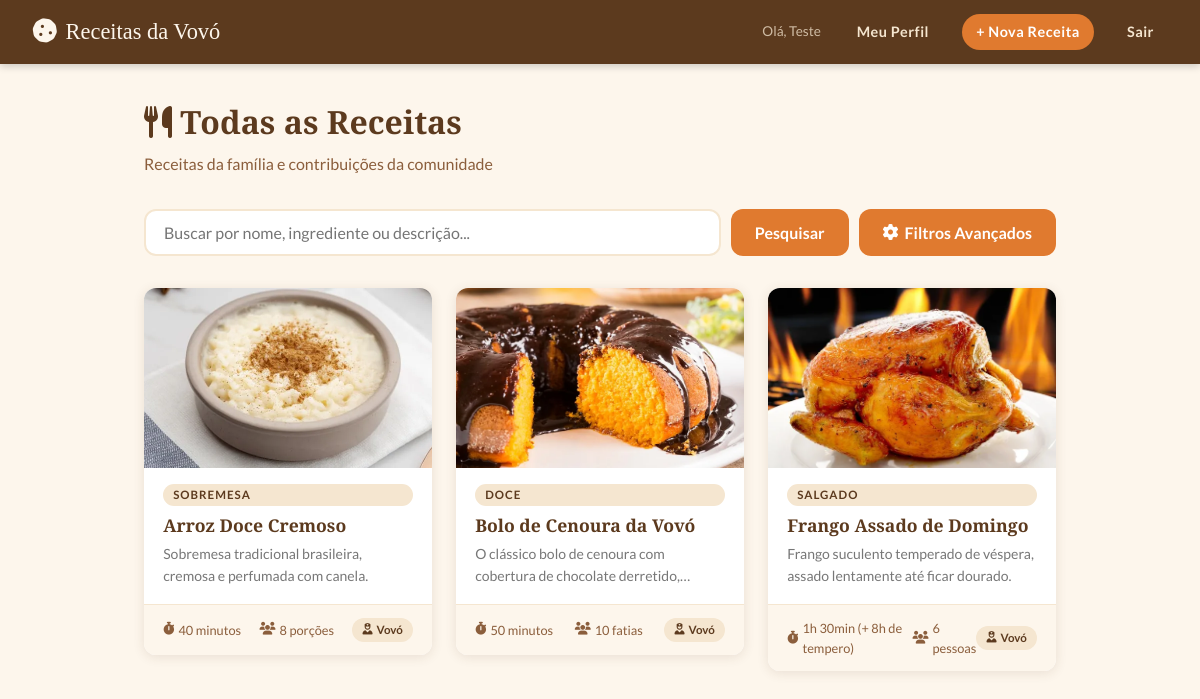
Page /receitas (signed in) on the committed database.
### models.py (models this page shows, shortened)
class Receita(db.Model):
    __tablename__ = 'receita'
    id            = db.Column(db.Integer, primary_key=True)
    nome          = db.Column(db.String(150), nullable=False)
    descricao     = db.Column(db.Text, nullable=False)
    ingredientes  = db.Column(db.Text, nullable=False)
    modo_preparo  = db.Column(db.Text, nullable=False)
    tempo_preparo = db.Column(db.String(50), nullable=False)
    tempo_minutos = db.Column(db.Integer, nullable=True)
    porcoes       = db.Column(db.String(50), nullable=False)
    categoria     = db.Column(db.String(50), nullable=False)
    dificuldade   = db.Column(db.String(20), nullable=True)
    foto          = db.Column(db.String(200), nullable=True)
    fixa          = db.Column(db.Boolean, default=False, nullable=False)
    usuario_id    = db.Column(db.Integer, db.ForeignKey('usuario.id'), nullable=True)

### app.py (the view, shortened to what this page needs)
@app.route('/receitas')
def index():
    if not usuario_logado():
        return redirect(url_for('login'))
    busca = request.args.get('busca', '').strip()
    categoria   = request.args.get('categoria', '').strip()
    dificuldade = request.args.get('dificuldade', '').strip()
    tempo_max   = request.args.get('tempo_max', '').strip()
    query = Receita.query
    if categoria:
        query = query.filter(Receita.categoria == categoria)
    if dificuldade:
        query = query.filter(Receita.dificuldade == dificuldade)
    receitas = query.order_by(Receita.fixa.desc(), Receita.nome).all()
    filtros_ativos = any([categoria, dificuldade, tempo_max])
    categorias = db.session.query(Receita.categoria).distinct().order_by(Receita.categoria).all()
    categorias = [c[0] for c in categorias]
    return render_template(
        'index.html',
        receitas=receitas,
        busca=busca,
        categoria=categoria,
        dificuldade=dificuldade,
        tempo_max=tempo_max,
        filtros_ativos=filtros_ativos,
        categorias=categorias
    )

### app.py (called while the page is built)
def usuario_logado():
    return 'usuario_id' in session

### templates/index.html (shortened to what this page needs)
{% extends 'base.html' %}
{% block conteudo %}
<div class="container">
  <div class="page-header">
    <h1><i class="fas fa-utensils"></i> Todas as Receitas</h1>
    <p>
      {% if busca or filtros_ativos %}
        Mostrando {{ receitas | length }} resultado(s)
        {% if busca %} para "<strong>{{ busca }}</strong>"{% endif %}
        — <a href="{{ url_for('index') }}">limpar tudo</a>
      {% else %}
        Receitas da família e contribuições da comunidade
      {% endif %}
    </p>
  </div>
  <div class="busca-container">
    <form method="GET" action="{{ url_for('index') }}" id="form-busca">
      <div class="search-bar">
        <input
          type="text"
          name="busca"
          id="input-busca"
          placeholder="Buscar por nome, ingrediente ou descrição..."
          value="{{ busca }}"
        />
        <button type="submit" class="btn btn-primary">Pesquisar</button>
        <button type="button" class="btn btn-secondary" id="btn-avancado"
                onclick="toggleFiltros()">
          <i class="fas fa-gear"></i> <span id="label-avancado">{% if filtros_ativos %}Ocultar Filtros{% else %}Filtros Avançados{% endif %}</span>
        </button>
      </div>
    </form>
  </div>
  {% if receitas %}
    <div class="receitas-grid">
      {% for receita in receitas %}
        <a href="{{ url_for('ver_receita', id=receita.id) }}" style="text-decoration: none;">
          <div class="card {% if receita.fixa %}card-fixa{% endif %}">
            {% if receita.foto %}
              <img class="card-img"
                src="{{ url_for('static', filename='uploads/' + receita.foto) }}"
                alt="{{ receita.nome }}" />
            {% endif %}
            <div class="card-body">
              <span class="card-categoria">{{ receita.categoria }}</span>
              <h3 class="card-titulo">{{ receita.nome }}</h3>
              <p class="card-desc">{{ receita.descricao }}</p>
            </div>
           <div class="card-footer">
              <span class="card-info"><i class="fas fa-stopwatch"></i> {{ receita.tempo_preparo }}</span>
              <span class="card-info"><i class="fas fa-users"></i> {{ receita.porcoes }}</span>
              {% if receita.fixa %}
                <span class="badge-vovo"><i class="fas fa-user-nurse"></i> Vovó</span>
              {% endif %}
            </div>
          </div>
        </a>
      {% endfor %}
    </div>
  {% endif %}
</div>
{% endblock %}

### templates/base.html (shortened to what this page needs)
<!DOCTYPE html>
<html lang="pt-BR">
<head>
  <link rel="stylesheet" href="https://cdnjs.cloudflare.com/ajax/libs/font-awesome/6.5.1/css/all.min.css" />
  <link rel="stylesheet" href="{{ url_for('static', filename='css/style.css') }}" />
</head>
<body>
  {% if session.get('usuario_id') %}
  <nav class="navbar">
    <a href="{{ url_for('index') }}" class="navbar-logo">
      <span><i class="fa-solid fa-cookie"></i></span> Receitas da Vovó
    </a>
    <div class="navbar-links">
      <span class="navbar-user">Olá, {{ session.get('usuario_nome') }} </span>
      <a href="{{ url_for('perfil') }}">Meu Perfil</a>
      <a href="{{ url_for('nova_receita') }}" class="btn-nova">+ Nova Receita</a>
      <a href="{{ url_for('logout') }}">Sair</a>
    </div>
  </nav>
  {% endif %}
  {% block conteudo %}{% endblock %}
</body>
</html>

### static/css/style.css (style rules this page uses)
:root { --laranja: #E07A2F; --laranja-esc: #C4611A; --creme: #FDF6EC; --creme-esc: #F5E6D0; --marrom: #5C3A1E; --marrom-med: #8B5E3C; --cinza-text: #444; --branco: #FFFFFF; --sombra: rgba(92, 58, 30, 0.12); --vermelho: #C0392B; --verde: #27AE60; --azul-info: #2980B9; --fonte-titulo: 'Playfair Display', Georgia, serif; --fonte-texto: 'Lato', sans-serif; --raio: 12px; --transicao: 0.25s ease; }
*, *::before, *::after { box-sizing: border-box; margin: 0; padding: 0; }
body { font-family: var(--fonte-texto); background-color: var(--creme); color: var(--cinza-text); min-height: 100vh; line-height: 1.6; }
a { color: var(--laranja); text-decoration: none; transition: color var(--transicao); }
.navbar { background: var(--marrom); padding: 0 2rem; display: flex; align-items: center; justify-content: space-between; height: 64px; box-shadow: 0 2px 8px rgba(0,0,0,0.2); position: sticky; top: 0; z-index: 100; }
.navbar-logo { font-family: var(--fonte-titulo); font-size: 1.4rem; color: var(--creme); display: flex; align-items: center; gap: 8px; }
.navbar-logo span { font-size: 1.6rem; }
.navbar-links { display: flex; align-items: center; gap: 1.2rem; }
.navbar-links a { color: var(--creme-esc); font-size: 0.9rem; font-weight: 700; letter-spacing: 0.5px; padding: 6px 14px; border-radius: 20px; transition: background var(--transicao), color var(--transicao); }
.navbar-links a.btn-nova { background: var(--laranja); color: var(--branco); }
.navbar-user { color: var(--creme-esc); font-size: 0.85rem; opacity: 0.75; }
.container { max-width: 960px; margin: 2rem auto; padding: 0 1.5rem; }
.page-header { margin-bottom: 2rem; }
.page-header h1 { font-family: var(--fonte-titulo); font-size: 2rem; color: var(--marrom); }
.page-header p { color: var(--marrom-med); margin-top: 4px; }
.search-bar { display: flex; gap: 10px; margin-bottom: 2rem; }
.search-bar input { flex: 1; padding: 12px 18px; border: 2px solid var(--creme-esc); border-radius: var(--raio); font-family: var(--fonte-texto); font-size: 1rem; background: var(--branco); transition: border-color var(--transicao); color: var(--cinza-text); }
.search-bar button { padding: 12px 24px; background: var(--laranja); color: var(--branco); border: none; border-radius: var(--raio); font-family: var(--fonte-texto); font-size: 1rem; font-weight: 700; cursor: pointer; transition: background var(--transicao); }
.receitas-grid { display: grid; grid-template-columns: repeat(auto-fill, minmax(260px, 1fr)); gap: 1.5rem; }
.card { background: var(--branco); border-radius: var(--raio); box-shadow: 0 2px 12px var(--sombra); overflow: hidden; transition: transform var(--transicao), box-shadow var(--transicao); display: flex; flex-direction: column; }
.card-img { width: 100%; height: 180px; object-fit: cover; }
.card-body { padding: 1rem 1.2rem; flex: 1; display: flex; flex-direction: column; }
.card-categoria { display: inline-block; font-size: 0.72rem; font-weight: 700; letter-spacing: 1px; text-transform: uppercase; color: var(--laranja); background: #fff0e0; padding: 2px 10px; border-radius: 20px; margin-bottom: 8px; }
.card-fixa .card-categoria { color: var(--marrom); background: var(--creme-esc); }
.card-titulo { font-family: var(--fonte-titulo); font-size: 1.1rem; color: var(--marrom); margin-bottom: 6px; line-height: 1.3; }
.card-desc { font-size: 0.875rem; color: #777; flex: 1; display: -webkit-box; -webkit-line-clamp: 2; -webkit-box-orient: vertical; overflow: hidden; }
.card-footer { display: flex; justify-content: space-between; align-items: center; padding: 0.8rem 1.2rem; border-top: 1px solid var(--creme-esc); background: var(--creme); }
.card-info { font-size: 0.8rem; color: var(--marrom-med); display: flex; align-items: center; gap: 4px; }
.badge-vovo { font-size: 0.72rem; font-weight: 700; color: var(--marrom); background: var(--creme-esc); padding: 3px 10px; border-radius: 20px; display: flex; align-items: center; gap: 4px; }
.btn { display: inline-flex; align-items: center; gap: 6px; padding: 10px 22px; border-radius: 8px; font-family: var(--fonte-texto); font-size: 0.93rem; font-weight: 700; cursor: pointer; border: 2px solid transparent; transition: all var(--transicao); text-decoration: none; }
.btn-primary { background: var(--laranja); color: var(--branco); border-color: var(--laranja); }
.btn-secondary { background: transparent; color: var(--marrom-med); border-color: var(--creme-esc); }
.busca-container { margin-bottom: 2rem; }

### rows in the picture
Receita: foto (picture), categoria "SOBREMESA", nome "Arroz Doce Cremoso", descricao "Sobremesa tradicional brasileira, cremosa e perfumada com canela.", tempo_preparo "40 minutos", porcoes "8 porções", fixa True (drawn)
Receita: foto (picture), categoria "DOCE", nome "Bolo de Cenoura da Vovó", descricao "O clássico bolo de cenoura com cobertura de chocolate…", tempo_preparo "50 minutos", porcoes "10 fatias", fixa True (drawn)
Receita: foto (picture), categoria "SALGADO", nome "Frango Assado de Domingo", descricao "Frango suculento temperado de véspera, assado lentamente até ficar dourado.", tempo_preparo "1h 30min (+ 8h de tempero)", porcoes "6 pessoas", fixa True (drawn)

### other values in the picture
{{ session.get('usuario_nome') }} "Teste"
